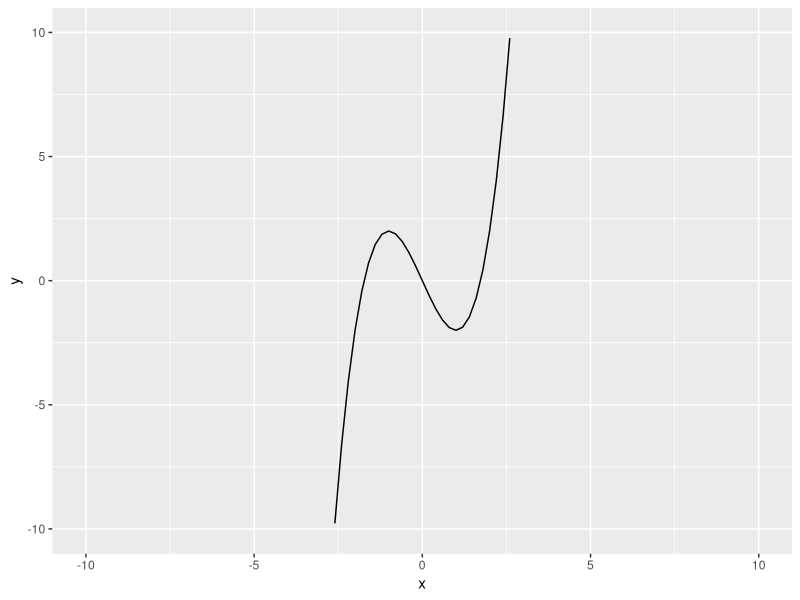

The R script that drew this image:
## ---- chunk 1
knitr::opts_chunk$set(
  echo = TRUE,
  comment = "",
  fig.pos = "",
  message = FALSE,
  tidy = "styler",
  warning = FALSE,
  fig.align = "center",
  highlight = TRUE
)
## ---- chunk 2
`%^%` <- function(lhs, rhs) {
  out <- lhs
  for (i in seq_len(rhs)) {
    out <- out %*% lhs
  }
  out
}
A <- matrix(c(.5, .5, .25, .75), nrow = 2)
A %^% 100
A %^% 100 %*% c(1, -1)
A %^% 100 %*% c(1, 2)
## ---- chunk 3
A <- matrix(c(.8, .2, .1, .9), nrow = 2)
A %^% 100
## ---- chunk 4
library(ggplot2)
polynomial <- function(lambda) lambda^3 - 3 * lambda
X <- data.frame(x = seq(-10, 10))
ggplot(X, aes(x = x)) +
  geom_function(fun = polynomial) +
  lims(x = c(-10, 10), y = c(-10, 10))

optimize(polynomial, interval = c(-5, 5))
optimize(polynomial, maximum = TRUE, interval = c(-5, 5))
## ---- chunk 5
theta <- pi / 3

A <- matrix(c(
  cos(theta), sin(theta), 0, 0,
  -sin(theta), cos(theta), 0, 0,
  0, 0, cos(theta), sin(theta),
  0, 0, -sin(theta), cos(theta)
),
nrow = 4
)

eigen(A)
